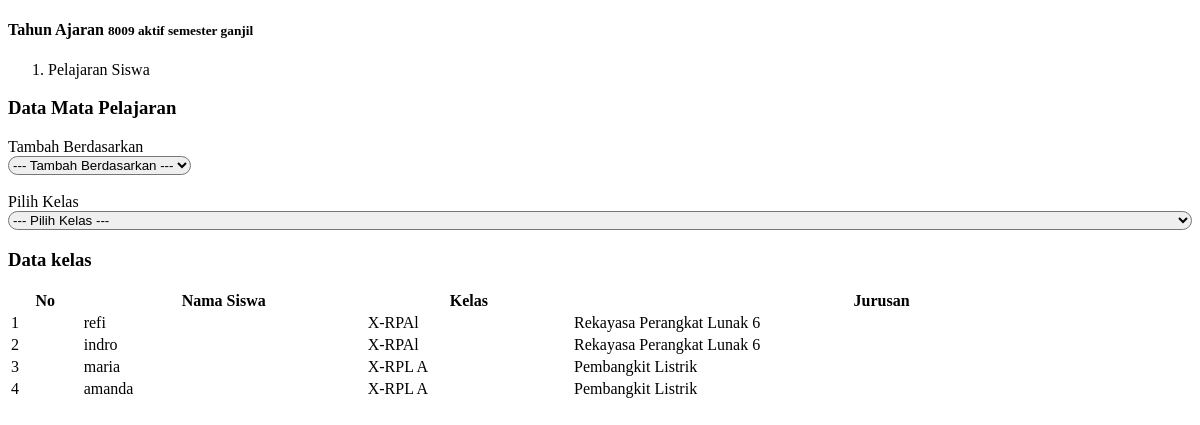
Page /pages/pelsis.php on the committed database.
### tables this page shows
CREATE TABLE `tahun` (
  `id_tahun` int(11) NOT NULL,
  `tahun` varchar(50) NOT NULL,
  `status` enum('aktif','non-aktif') NOT NULL,
  `status_smt` enum('semester ganjil','semester genap') NOT NULL,
  PRIMARY KEY (`id_tahun`)
);

CREATE TABLE `siswa` (
  `nis` varchar(50) NOT NULL,
  `siswa` varchar(50) NOT NULL,
  `jk` enum('l','p') NOT NULL,
  PRIMARY KEY (`nis`)
);

CREATE TABLE `kelas` (
  `id_kelas` int(11) NOT NULL AUTO_INCREMENT,
  `id_jrsn` int(11) NOT NULL,
  `id_tingkat` int(11) NOT NULL,
  `nip_genap` varchar(50) NOT NULL,
  `nip_ganjil` varchar(50) NOT NULL,
  `kelas` varchar(50) NOT NULL,
  PRIMARY KEY (`id_kelas`)
);

CREATE TABLE `jurusan` (
  `id_jrsn` int(11) NOT NULL,
  `id_tahun` int(11) NOT NULL,
  `jurusan` varchar(50) NOT NULL,
  PRIMARY KEY (`id_jrsn`)
);

### pages/pelsis.php (the view, shortened to what this page needs)
<!DOCTYPE html>
<html>
<head>
  <link rel="stylesheet" type="text/css" href="../sweetalert/sweetalert.css">
</head>
<body>
    <section class="content-header">
      <h4>
       Tahun Ajaran
        <small>
          <?php
            $sql = mysqli_query($con, "SELECT * from tahun where status = 'aktif'");
            while ($row = mysqli_fetch_array($sql)) {
          ?>
          <?php echo $row['tahun']; ?> <?php echo $row['status']; ?> <?php echo $row['status_smt']; ?>
          <?php } ?>
        </small>
        </h4>
      <ol class="breadcrumb">
        <li class="active">Pelajaran Siswa</li>
      </ol>
    </section>
    <section class="content">
      <div class="box box-primary" id="box-tampil">
      <div class="box-header">
        <h3 class="box-title">Data Mata Pelajaran</h3>
      </div>
      <div class="box-body">
        <div class="form-group">
                  <label for="mapel" class="col-sm-2 control-label">Tambah Berdasarkan</label>
                  <div class="col-sm-7">
                     <select class="form form-control" style="border-radius: 10px;" id="cari" name="cari">
                      <option >--- Tambah Berdasarkan ---</option>
                      </select>
                  </div> <br>
                </div>
                 <div class="form-group">
                  <label for="mapel" class="col-sm-2 control-label">Pilih Kelas</label>
                  <div class="col-sm-3">
                   <select name="siswa" id="siswa" class="form form-control" style="border-radius: 10px; width: 100%;">
                        <option>--- Pilih Kelas ---</option>
                    </select>
                  </div>
                </div>
   </div>
 </div>
  <div class="box box-warning" id="box-tampil">
      <div class="box-header">
        <h3 class="box-title">Data kelas</h3>
      </div>
      <div class="box-body">
        <table id="example1" class="table table-bordered table-striped" style="width:100%;">
            <thead>
              <tr>
                <th><center>No</center></th>
                <th><center>Nama Siswa</center></th>
                <th><center>Kelas</center></th>
                <th><center>Jurusan</center></th>
              </tr>
            </thead>
            <tbody>
              <?php
              $no = 1;
              $query = mysqli_query($con,"SELECT * from siswa s, tahun t, kel_sis ks, kelas k, jurusan j
                  where ks.nis = s.nis and ks.id_kelas = k.id_kelas and j.id_jrsn = ks.id_jrsn and t.status = 'aktif'") or die(mysqli_error());
              while($rows = mysqli_fetch_array($query))
              {
                $tahun = $rows['id_tahun'];?>
              <tr>
                  <td><?php echo $no;?></td>
                  <td><?php echo $rows['siswa'];?></td>
                  <td><?php echo $rows['kelas'];?></td>
                  <td><?php echo $rows['jurusan'];?></td>
              <?php
                $no++;
              } ?>
            </tbody>
          </table>
        </div>
        </div>
  </section>
</body>
</html>

### rows in the picture
tahun: tahun "8009", status "aktif", status_smt "semester ganjil"
siswa: siswa "refi", kelas.kelas "X-RPAl", jurusan.jurusan "Rekayasa Perangkat Lunak 6"
siswa: siswa "indro", kelas.kelas "X-RPAl", jurusan.jurusan "Rekayasa Perangkat Lunak 6"
siswa: siswa "maria", kelas.kelas "X-RPL A", jurusan.jurusan "Pembangkit Listrik"
siswa: siswa "amanda", kelas.kelas "X-RPL A", jurusan.jurusan "Pembangkit Listrik"
